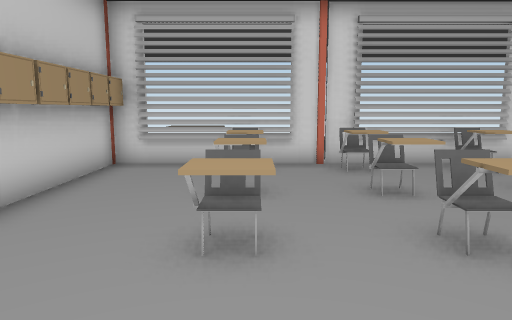
view 1 (above)

24 first-person views from a walk through a 3-D level made in the Unity game engine. The camera is 1.4 m above the floor, tilts 8° down and sees 70° across. Doors are open. The floor is counted in squares, 1 m on a side. Each view is taken from the middle of a square. On the plan, view 1 faces up. The plan holds only what a view shows up to about 16 squares ahead; the rest is blank. The place goes on beyond the plan. Some animated figures are left out.

view 2
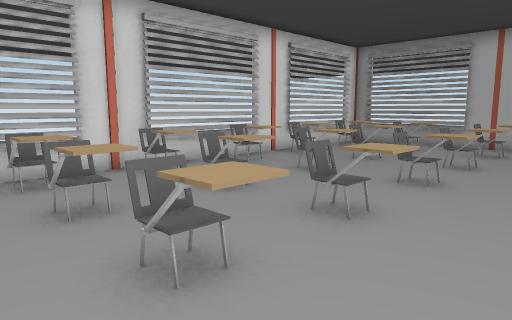

view 3
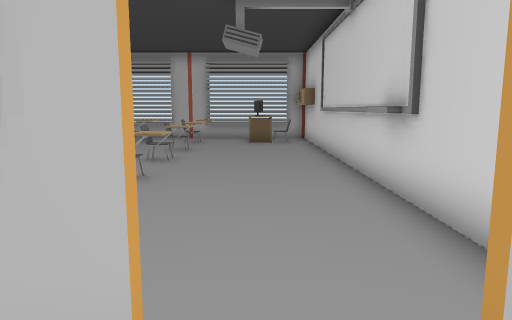

view 4
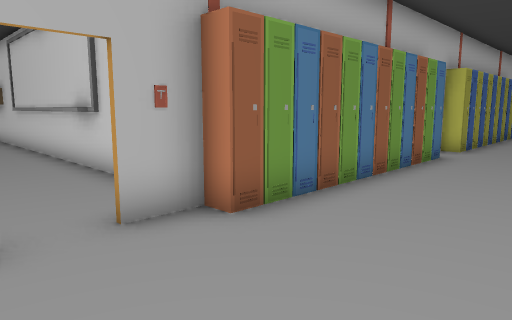

view 5
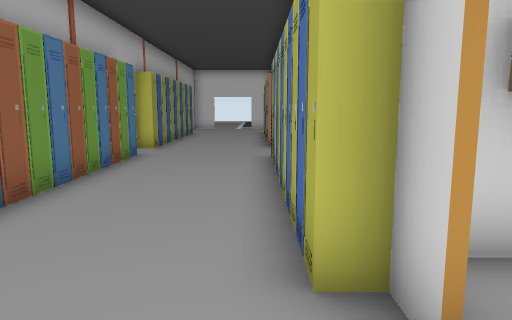

view 6
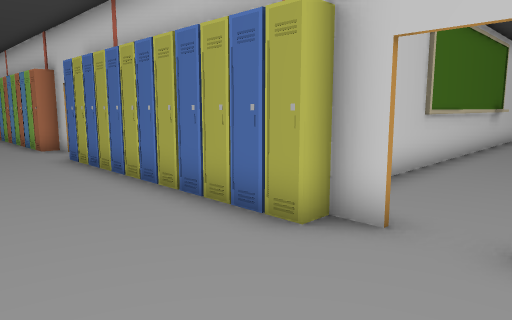

view 7
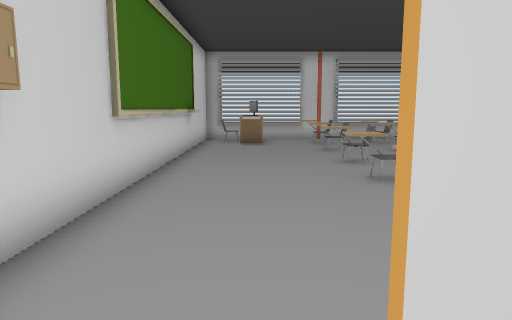

view 8
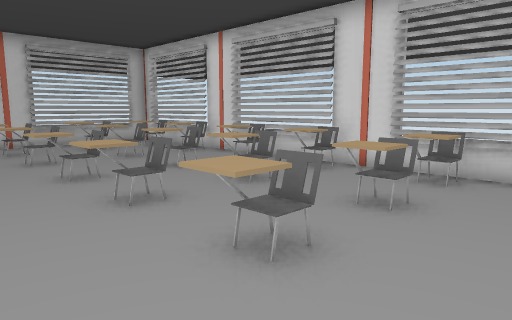

view 9
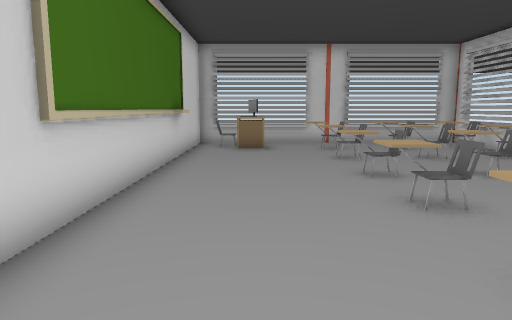

view 10
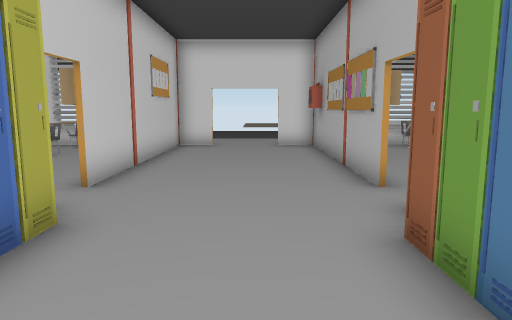

view 11
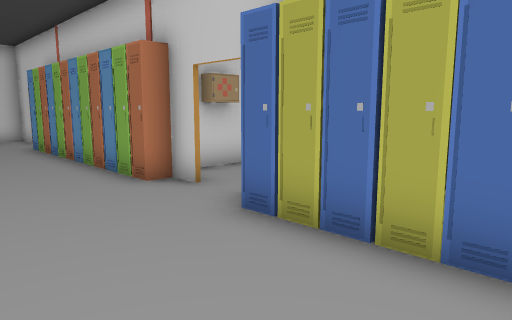

view 12
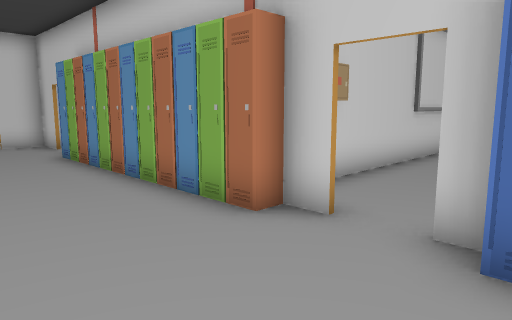

view 13
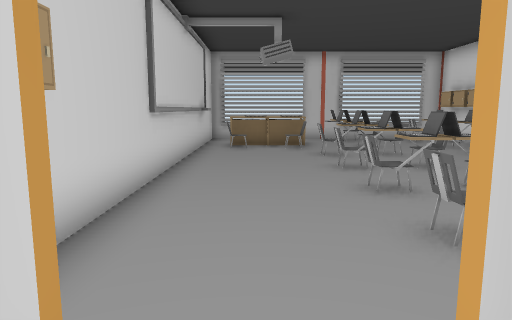

view 14
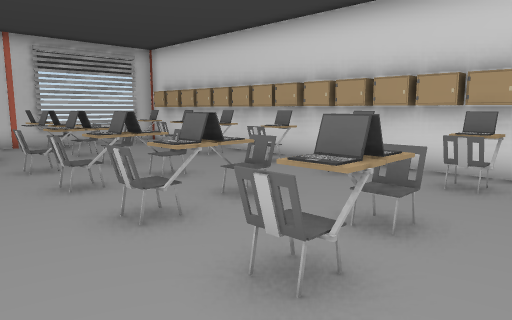

view 15
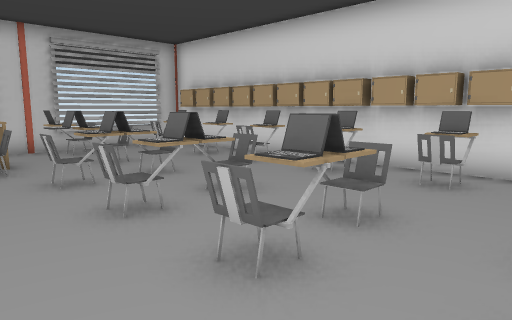

view 16
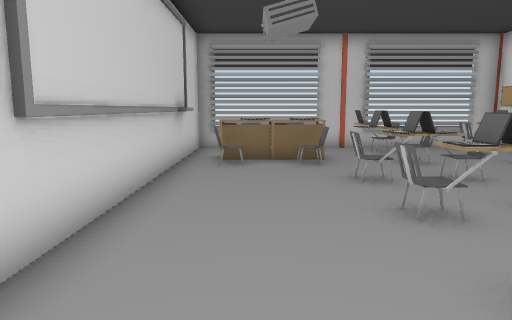

view 17
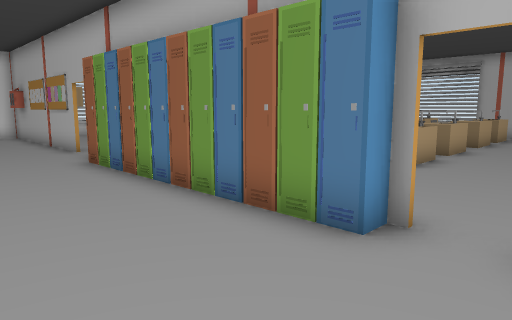

view 18
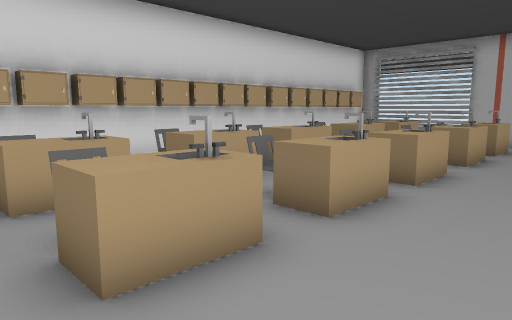

view 19
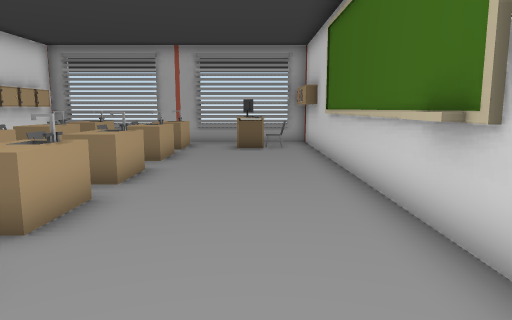

view 20
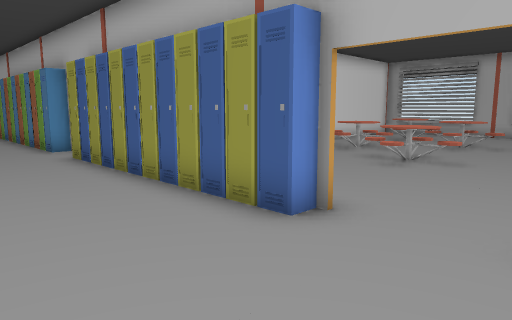

view 21
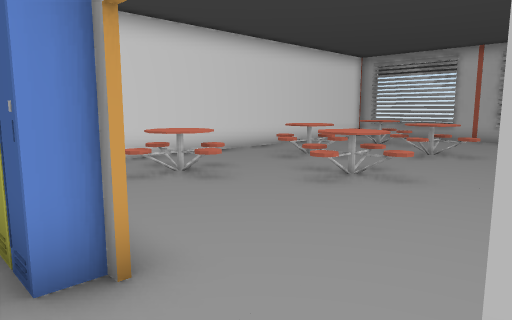

view 22
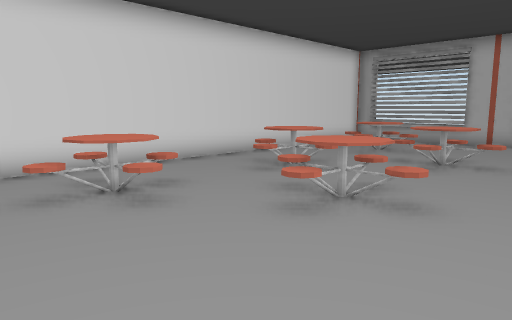

view 23
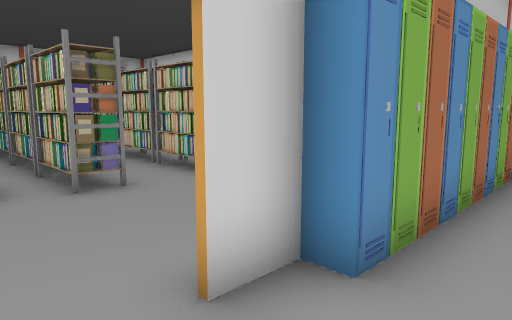

view 24
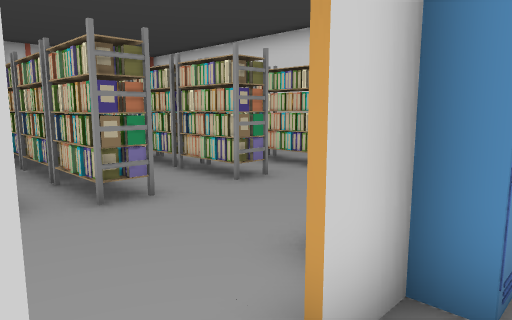

### Floor plan
Key: @ floor where view 1 was taken; # wall or solid block; . floor; D open door; = window, fence, low wall or low ledge; L locker; C chair; T table; A laptop; R rack; O other object.
Columns run from 25 left of view 1 to 11 right of it. Each row starts with its distance up from view 1.
  9 ############C#####DD###############C#
  8 =.C..C.OC C..C.  ....#L.CC.OC.C..C.O
  7 =.......  .....  ....#L............
  6 =.C....O..O..C.  ....LL.CC.O..O....CC
  5 #.C..C..C.C..C.  ....#L..C..C.C..C.CC
  4 #.O....O........ ....# ..O.O..O....C
  3 #.C.CC.C..C.CC.. ....#L.CC.C..C.CC.CC
  2 =...............L....#L..............
  1 =OT.............D....D.............O
  0 =OT.............D....O...@.........OO
 -1 ################L....L  ###########L
 -2 #LLALLALLLLLLL  L....L LLLLLLLLLLLLLL
 -3 =OCCC.C.C..CAC. L....L    C        O
 -4 =.............. L....L TTTTT.TT TT TT
 -5 =.............. L....L .   ..
 -6 #O.C.CO.C.CC.O. L....L .T TC.T  T  O
 -7 #O.AA.A.A.CACA..L....L TTTTT.TT.TT.TT
 -8 #.OT..C.C..C.C..L....L ..............
 -9 =OOO............#....L ............TT
-10 =OOO............D....D.............O
-11 =.TTC...........#....L  ...........OO
-12 ################L....L  ###########L
-13          ..     L....L ...........
-14      OO  ORR    L....L .TT...T....T
-15      OO OORR.    L...L TTTT.TTT..TTT
-16        ORRRR..  L....L .TT...T....T.
-17       ORRRRRR.  L....L.....T....T....
-18          ...... L....L....TTT.TTTT...
-19    OORR  RRRR.. L....L.....T....T....
-20    OORRRRRRRR...#....D...........
-21             ....D....D......
-22                .#.. .#

Positions as (right, up) in squares from view 1, and headings:
1: (0, 0), facing up
2: (-2, 1), facing up-right
3: (-5, 1), facing right
4: (-8, 2), facing down-right
5: (-8, 2), facing down
6: (-5, 2), facing down-left
7: (-8, 1), facing left
8: (-10, 1), facing up-left
9: (-10, 1), facing left
10: (-6, -5), facing up
11: (-5, -5), facing down-left
12: (-5, -8), facing down-left
13: (-8, -10), facing left
14: (-10, -10), facing up-left
15: (-12, -10), facing up-left
16: (-12, -10), facing left
17: (-8, -11), facing up-right
18: (-3, -10), facing up-right
19: (-3, -10), facing right
20: (-8, -22), facing up-right
21: (-5, -22), facing up-right
22: (-3, -21), facing up-right
23: (-7, -22), facing up-left
24: (-8, -22), facing up-left
